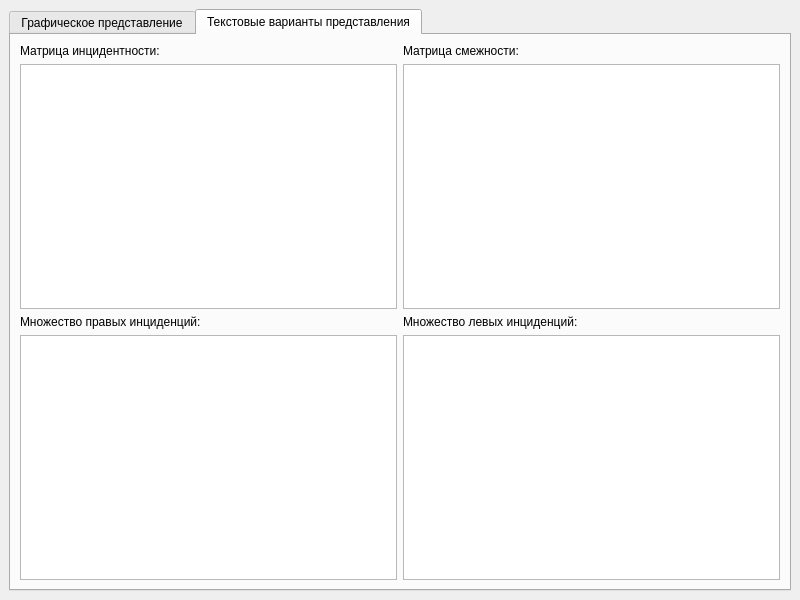
<?xml version="1.0" encoding="UTF-8"?>
<ui version="4.0">
 <class>GraphConv</class>
 <widget class="QMainWindow" name="GraphConv">
  <property name="geometry">
   <rect>
    <x>0</x>
    <y>0</y>
    <width>800</width>
    <height>600</height>
   </rect>
  </property>
  <property name="windowTitle">
   <string>GraphConv</string>
  </property>
  <widget class="QWidget" name="centralwidget">
   <layout class="QGridLayout" name="gridLayout">
    <item row="0" column="0">
     <widget class="QTabWidget" name="tabWidget">
      <property name="focusPolicy">
       <enum>Qt::NoFocus</enum>
      </property>
      <property name="currentIndex">
       <number>1</number>
      </property>
      <widget class="QWidget" name="tab">
       <attribute name="title">
        <string>Графическое представление</string>
       </attribute>
       <layout class="QVBoxLayout" name="verticalLayout">
        <item>
         <widget class="QGraphicsView" name="graphicsView"/>
        </item>
        <item>
         <layout class="QGridLayout" name="gridLayout_4">
          <item row="0" column="2">
           <widget class="QPushButton" name="pushButton">
            <property name="text">
             <string>Очистить все</string>
            </property>
           </widget>
          </item>
          <item row="0" column="0">
           <widget class="QPushButton" name="pushButton_2">
            <property name="text">
             <string>Выделение иерархических уровней</string>
            </property>
           </widget>
          </item>
          <item row="0" column="1">
           <widget class="QPushButton" name="pushButton_3">
            <property name="text">
             <string>Исходный граф</string>
            </property>
           </widget>
          </item>
         </layout>
        </item>
       </layout>
      </widget>
      <widget class="QWidget" name="tab_2">
       <attribute name="title">
        <string>Текстовые варианты представления</string>
       </attribute>
       <layout class="QGridLayout" name="gridLayout_3">
        <item row="3" column="0">
         <widget class="QPlainTextEdit" name="left_incident">
          <property name="focusPolicy">
           <enum>Qt::NoFocus</enum>
          </property>
          <property name="readOnly">
           <bool>true</bool>
          </property>
         </widget>
        </item>
        <item row="0" column="2">
         <widget class="QLabel" name="label_3">
          <property name="text">
           <string>Матрица смежности:</string>
          </property>
         </widget>
        </item>
        <item row="1" column="0">
         <widget class="QTableView" name="incident">
          <property name="sizeAdjustPolicy">
           <enum>QAbstractScrollArea::AdjustToContents</enum>
          </property>
         </widget>
        </item>
        <item row="3" column="2">
         <widget class="QPlainTextEdit" name="right_incident">
          <property name="focusPolicy">
           <enum>Qt::NoFocus</enum>
          </property>
          <property name="readOnly">
           <bool>true</bool>
          </property>
         </widget>
        </item>
        <item row="2" column="2">
         <widget class="QLabel" name="label_4">
          <property name="text">
           <string>Множество левых инциденций:</string>
          </property>
         </widget>
        </item>
        <item row="1" column="2">
         <widget class="QTableView" name="ligament">
          <property name="sizeAdjustPolicy">
           <enum>QAbstractScrollArea::AdjustToContents</enum>
          </property>
         </widget>
        </item>
        <item row="2" column="0">
         <widget class="QLabel" name="label">
          <property name="text">
           <string>Множество правых инциденций:</string>
          </property>
         </widget>
        </item>
        <item row="0" column="0">
         <widget class="QLabel" name="label_2">
          <property name="text">
           <string>Матрица инцидентности:</string>
          </property>
         </widget>
        </item>
       </layout>
      </widget>
     </widget>
    </item>
   </layout>
  </widget>
  <widget class="QMenuBar" name="menubar">
   <property name="geometry">
    <rect>
     <x>0</x>
     <y>0</y>
     <width>800</width>
     <height>23</height>
    </rect>
   </property>
  </widget>
 </widget>
 <resources/>
 <connections/>
</ui>
